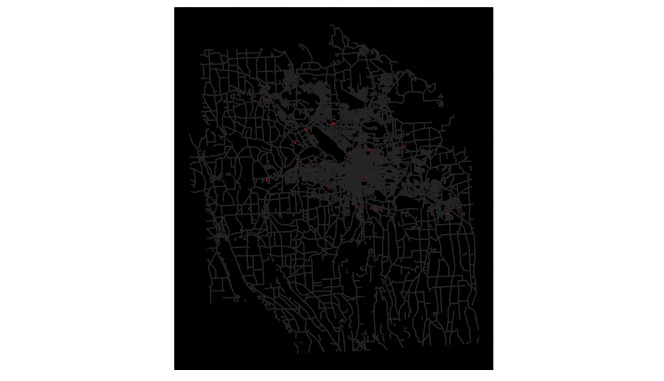

This chart was generated by the following R code:
library(sf)
library(tidyverse)
library(data.table)
library(viridis)
streets <- st_read("/Users/samedelstein/Downloads/Streets_shp/StreetSegment.shp")

place_streets <- streets %>%
  select(NYSStreetI, StreetName, PostType, Shape_Leng, geometry, LeftCounty) %>%
  filter(LeftCounty == 'Onondaga',
         PostType == "Pl")

non_place_streets <- streets %>%
  select(NYSStreetI, StreetName, PostType, Shape_Leng, geometry, LeftCounty) %>%
  filter(LeftCounty == 'Onondaga',
         PostType != "Pl")

ggplot() +
  geom_sf(data = place_streets, color = "red") +
  geom_sf(data = non_place_streets, color = "gray20") +
  theme(axis.title.x = element_blank(),
        axis.title.y = element_blank(),
        axis.ticks = element_blank(),
        panel.grid.major = element_blank(), 
        panel.grid.minor = element_blank(),
        panel.border = element_blank(),
        axis.text.x=element_blank(),
        axis.text.y=element_blank(),
        panel.background = element_rect(fill = 'black', colour = 'black')) 
